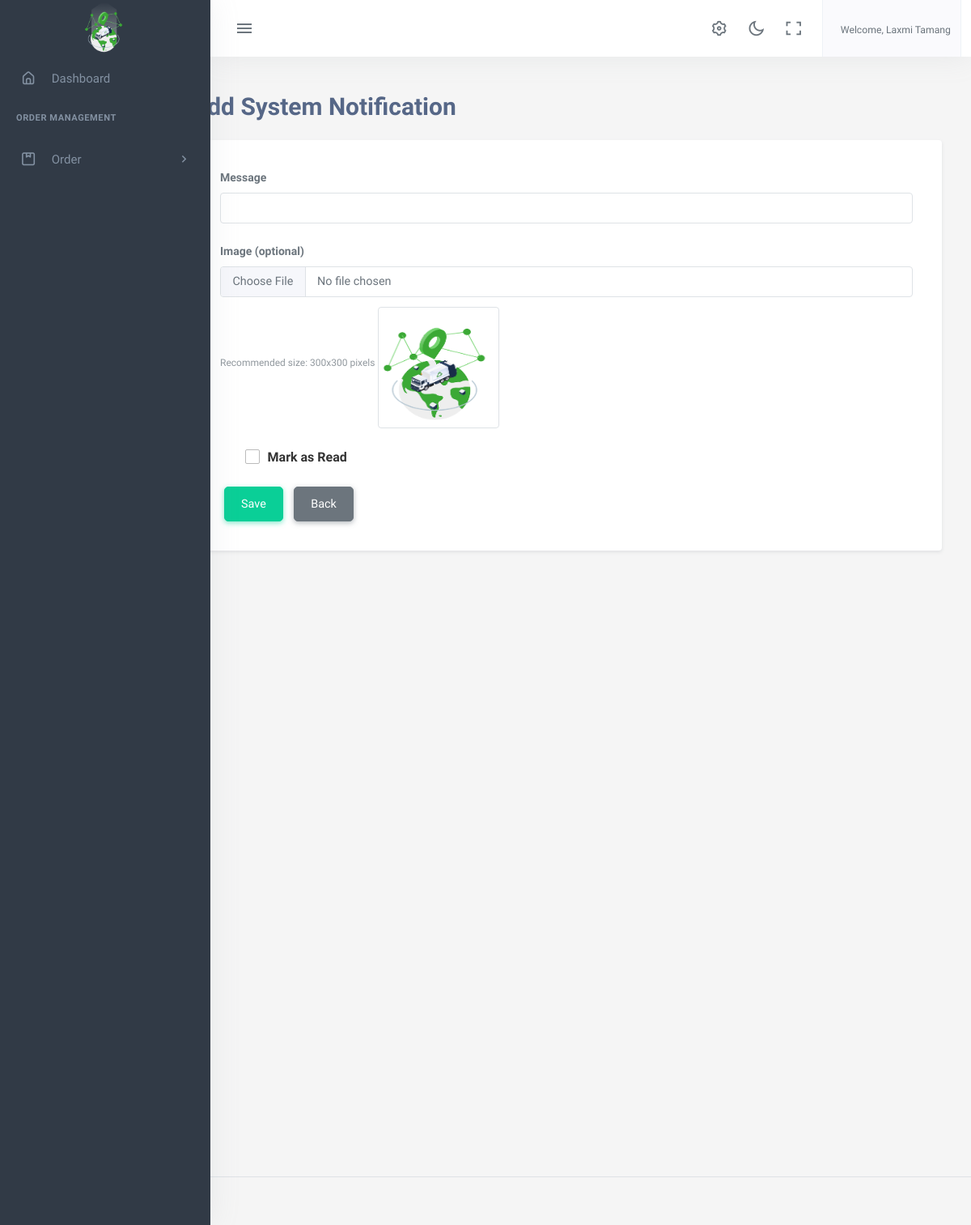
Page /notification_add/ (signed in) on the committed database.
### accounts/models.py (models this page shows, shortened)
class User(AbstractBaseUser,PermissionsMixin):
    email = models.EmailField(
        verbose_name='Email',
        max_length=255,
        unique=True,
    )
    name = models.CharField(max_length=200,null=True, blank=True)
    is_user = models.BooleanField(default=False)
    is_admin = models.BooleanField(default=False)
    is_agent= models.BooleanField(default=False)
    is_sub_admin=models.BooleanField(default=False)
    phone_no = models.CharField(max_length=150, null=True, blank=True)
    address = models.CharField(max_length=150, null=True, blank=True )
    image = models.ImageField(upload_to="image/", null=True, blank=True)
    activate = models.BooleanField(default =False)
    created_at = models.DateTimeField(auto_now_add=True)
    updated_at = models.DateTimeField(auto_now=True)
    objects = UserManager()
    USERNAME_FIELD = 'email'
    REQUIRED_FIELDS = ['phone_no','name']

### app2/models.py (models this page shows)
class AboutUS(models.Model):
    company_name=models.CharField(max_length=100)
    logo= models.ImageField(upload_to='logoimage/')
    address = models.CharField(max_length=1000)
    email = models.EmailField()
    contactNo= models.CharField(max_length=15)
    class Meta:
        ordering =['-id']

### app2/views.py (the view, shortened to what this page needs)
# urls.py: path('notification_add/',views.notification_add,name="app-notification_add"),
@login_required
def notification_add(request):
    return render(request, 'app2/notification_add.html')

### app2/context_processors.py (called while the page is built)
def aboutus(request):
    pick_Up_Plans=Pick_Up_Plan.objects.all()
    aboutus = AboutUS.objects.first()
    return {'contact': aboutus,'details':pick_Up_Plans,'company':aboutus}

def usercount(request):
    totalClient = User.objects.filter(is_user= True).count
    return ({
        'totalClient':totalClient
    })

def invoice(request):
    received_orders = Order.objects.filter(order_status='received')
    paid_amount = received_orders.aggregate(total_cost=Sum('totalPrice'))['total_cost'] or 0
    order = Order.objects.all().count
    unreceived_orders = Order.objects.exclude(Q(order_status='received') | Q(order_status='pending'))
    unpaid_amount = unreceived_orders.aggregate(total_cost=Sum('totalPrice'))['total_cost'] or 0
    return({
        'paidamount':paid_amount,
        'totalOrders':order,
        'unpaidamount':unpaid_amount
    })

def notification(request):
    notifications = Pick_Up_Plan.objects.filter(date=datetime.today())
    return({
        'notifications':notifications
    })

def total_cashbook(request):
    dailytransactions_list = Daily.objects.all()
    grand_total = dailytransactions_list.aggregate(Sum('total'))['total__sum']
    return ({
        'grand_total':grand_total,
    })

### app2/templates/app2/notification_add.html (shortened to what this page needs)
{% extends 'app2/base.html' %}
{% load static %}
{% block body %}
<div class="container-fluid mt-4">
    <div class="row">
        <div class="col-md-9 ms-sm-auto col-lg-10 px-md-4">
            <h2 class="mb-3">Add System Notification</h2>
            <div class="card p-4 shadow-sm">
                <form method="POST" enctype="multipart/form-data" id="notificationForm">
                    <div class="mb-3">
                        <label for="message" class="form-label">Message</label>
                        <input type="text" id="message" name="message" class="form-control" required>
                    </div>
                    <div class="mb-3">
                        <label for="image" class="form-label">Image (optional)</label>
                        <input type="file" id="image" name="image" class="form-control">
                        <small class="text-muted">Recommended size: 300x300 pixels</small>
                        <img id="preview" src="/media/logoimage/1xhp.png" alt="Preview" width="150" height="150" class="mt-2 border rounded">
                    </div>
                    <div class="form-check mb-3 custom-checkbox">
                        <label class="form-check-label" for="read">Mark as Read</label>
                    </div>
                    <button type="submit" class="btn btn-success">Save</button>
                    <a href="{% url 'dashboard:app-notification_list' %}" class="btn btn-secondary">Back</a>
                </form>
            </div>
        </div>
    </div>
</div>
{% endblock %}

### app2/templates/app2/base.html (shortened to what this page needs)
{% load static %}
<!DOCTYPE html>
<html lang="en">
    <head>
        <link href="{% static 'app2/assets/css/app-saas.min.css'%}" rel="stylesheet" type="text/css" id="app-style" />
        <link href="{% static 'app2/assets/css/icons.min.css'%}" rel="stylesheet" type="text/css" />
        <link href="{% static 'app2/assets/vendor/bootstrap-datepicker/css/bootstrap-datepicker.min.css'%}" rel="stylesheet" type="text/css" />
        <link href="{% static 'app2/assets/vendor/select2/css/select2.min.css'%}" rel="stylesheet" type="text/css" />
        <link href="{% static 'app2/assets/vendor/datatables.net-bs5/css/dataTables.bootstrap5.min.css'%}" rel="stylesheet" type="text/css" />
        <link href="{% static 'app2/assets/vendor/datatables.net-responsive-bs5/css/responsive.bootstrap5.min.css'%}" rel="stylesheet" type="text/css" />
        <link href="{% static 'app2/assets/css/app-saas.min.css'%}" rel="stylesheet" type="text/css" id="app-style" />
        <link href="{% static 'app2/assets/css/icons.min.css'%}" rel="stylesheet" type="text/css" />
        <link rel="stylesheet" href="https://cdnjs.cloudflare.com/ajax/libs/font-awesome/6.0.0/css/all.min.css">
        <link href="https://cdn.jsdelivr.net/npm/summernote@0.8.16/dist/summernote-lite.min.css" rel="stylesheet">
    </head>
    <link rel="stylesheet" href="https://maxcdn.bootstrapcdn.com/font-awesome/4.7.0/css/font-awesome.min.css">
    <body>
        <div class="wrapper">
            <div class="navbar-custom">
                <div class="topbar container-fluid justify-content-between">
                    <div class="d-flex align-items-center  gap-lg-2 gap-1">
                        <button class="button-toggle-menu sm:float-end">
                            <i class="mdi mdi-menu"></i>
                        </button>
                    </div>
                    <ul class="topbar-menu d-flex align-items-center gap-3">
                        <li class="d-none d-sm-inline-block">
                            <a class="nav-link" data-bs-toggle="offcanvas" href="#theme-settings-offcanvas">
                                <i class="ri-settings-3-line font-22"></i>
                            </a>
                        </li>
                        <li class="d-none d-sm-inline-block">
                            <div class="nav-link" id="light-dark-mode" data-bs-toggle="tooltip" data-bs-placement="left" title="Theme Mode">
                                <i class="ri-moon-line font-22"></i>
                            </div>
                        </li>
                        <li class="d-none d-md-inline-block">
                            <a class="nav-link" href="#" data-toggle="fullscreen">
                                <i class="ri-fullscreen-line font-22"></i>
                            </a>
                        </li>
                        <li class="dropdown">
                            <a class="nav-link dropdown-toggle arrow-none nav-user px-2" data-bs-toggle="dropdown" href="#" role="button" aria-haspopup="false" aria-expanded="false">
                                <span class="d-lg-flex flex-column gap-1 d-none">
                                    <h6 class="my-0 fw-normal">Welcome, {{request.user.name}}</h6>
                                </span>
                            </a>
                        </li>
                    </ul>
                </div>
            </div>
            <div class="leftside-menu">
                <a href="{% url 'dashboard:index' %}" class="logo logo-light">
                    <span class="logo-lg">
                        <img src="{{company.logo.url}}" alt="logo" style="height: 64px;">
                    </span>
                </a>
                <div class="h-100" id="leftside-menu-container" data-simplebar>
                    <ul class="side-nav">
                        <li class="side-nav-item">
                            <a href="{% url 'dashboard:index' %}" class="side-nav-link">
                                <i class="uil-home-alt"></i>
                                <span> Dashboard </span>
                            </a>
                        </li>
                        <li class="side-nav-title">Order Management </li>
                        <li class="side-nav-item">
                            <a data-bs-toggle="collapse" href="#sidebarPages1" aria-expanded="false" aria-controls="sidebarPages" class="side-nav-link">
                                <i class="uil-package"></i>
                                <span> Order </span>
                                <span class="menu-arrow"></span>
                            </a>
                        </li>
                    </ul>
                </div>
            </div>
  {% block body %}
  {% endblock  %}
        <footer class="footer">
            <div class="container-fluid">
                <div class="row">
                    <div class="col-md-6">
                    </div>
                </div>
            </div>
        </footer>
    </div>
                        </body>
                        </html>

### app2/templates/app2/notification_add.html (style rules this page uses)
.custom-checkbox .form-check-label { font-size: 16px; color: #333; padding-left: 8px; }

### app2/templates/app2/base.html (style rules this page uses)
.btn { margin: 0 5px; padding: 10px 20px; border-radius: 5px; cursor: pointer; }
.btn-secondary { background-color: #6c757d; color: #fff; }

### rows in the picture
User: user.name "Laxmi Tamang"
AboutUS: logo (picture)
